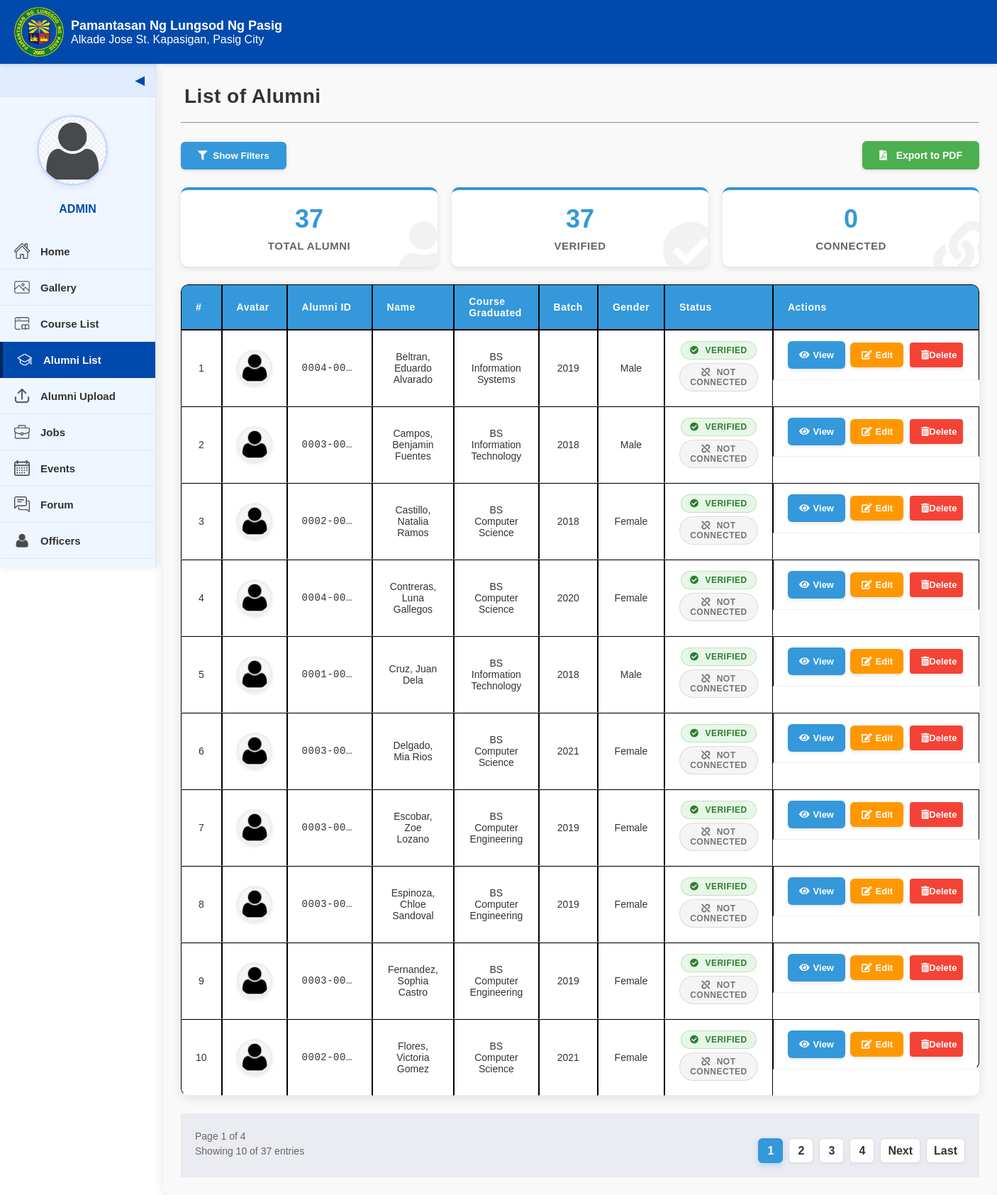
Page /admin-alumni-list.php on the committed database.
### tables this page shows
CREATE TABLE `alumnus_bio` (
  `id` int(11) NOT NULL,
  `alumni_id` varchar(20) NOT NULL,
  `firstname` varchar(200) NOT NULL,
  `middlename` varchar(200) NOT NULL,
  `lastname` varchar(200) NOT NULL,
  `gender` varchar(20) NOT NULL,
  `batch` year(4) NOT NULL,
  `course_id` int(30) NOT NULL,
  `email` varchar(250) NOT NULL,
  `connected_to` tinyint(1) NOT NULL,
  `avatar` text NOT NULL,
  `status` tinyint(1) NOT NULL DEFAULT 0 COMMENT '0= Unverified, 1= Verified',
  `date_created` date NOT NULL DEFAULT current_timestamp()
);

CREATE TABLE `courses` (
  `id` int(30) NOT NULL,
  `course` text NOT NULL,
  `about` text NOT NULL
);

### admin-alumni-list.php (the view, shortened to what this page needs)
<?php
include 'admin/db_connect.php';
$page = isset($_GET['page']) ? intval($_GET['page']) : 1;
$items_per_page = 10;
$offset = ($page - 1) * $items_per_page;
$filter_conditions = [];
$params = [];
$where_clause = count($filter_conditions) > 0 ? " WHERE " . implode(" AND ", $filter_conditions) : "";
$count_query = "SELECT COUNT(*) as total FROM alumnus_bio a LEFT JOIN courses c ON a.course_id = c.id" . $where_clause;
$stmt_count = $conn->prepare($count_query);
$stmt_count->execute();
$count_result = $stmt_count->get_result();
$count_row = $count_result->fetch_assoc();
$total_records = $count_row['total'];
$total_pages = ceil($total_records / $items_per_page);
$alumni_query = "SELECT a.*, c.course as course_name FROM alumnus_bio a
                LEFT JOIN courses c ON a.course_id = c.id" .
                $where_clause .
                " ORDER BY a.lastname ASC LIMIT ?, ?";
$stmt = $conn->prepare($alumni_query);
if (count($params) > 0) {
    $params[] = $offset;
    $params[] = $items_per_page;
    $types = str_repeat('s', count($params) - 2) . 'ii';
    $stmt->bind_param($types, ...$params);
} else {
    $stmt->bind_param("ii", $offset, $items_per_page);
}
$stmt->execute();
$alumni_result = $stmt->get_result();
$verified_query = "SELECT COUNT(*) as verified FROM alumnus_bio WHERE status = 1";
$verified_result = $conn->query($verified_query);
$verified_row = $verified_result->fetch_assoc();
$verified_count = $verified_row['verified'];
$connected_query = "SELECT COUNT(*) as connected FROM alumnus_bio WHERE connected_to = 1";
$connected_result = $conn->query($connected_query);
$connected_row = $connected_result->fetch_assoc();
$connected_count = $connected_row['connected'];
function build_query_params($exclude = []) {
    $params = $_GET;
    foreach ($exclude as $param) {
        unset($params[$param]);
    }
    return http_build_query($params);
}
?>
<!DOCTYPE html>
<html lang="en">
<head>
    <link rel="stylesheet" href="style.css">
    <link rel="stylesheet" href="admin-alumni-list.css">
    <link rel="stylesheet" href="https://cdnjs.cloudflare.com/ajax/libs/font-awesome/5.15.4/css/all.min.css">
</head>
<body>
    <div class="interface-header">
        <img src="images/logo.png" alt="PLP Logo" class="logo-interface">
        <div class="text">
            <div class="school-name">Pamantasan Ng Lungsod Ng Pasig</div>
            <p class="p-size">Alkade Jose St. Kapasigan, Pasig City</p>
        </div>
    </div>
    <div id="al-content">
        <div class="sidebar" id="sidebar">
            <div class="toggle-btn" onclick="toggleSidebar()">&#x25C0;</div>
            <div class="sidebar-content">
                <div class="profile-section">
                    <a class="profile-pic">
                        <img src="images/avatar.png" alt="Profile Picture">
                    </a>
                    <div class="profile-name">ADMIN</div>
                </div>
                <a href="admin-home.php"><img src="images/home.png" alt="Home"><span>Home</span></a>
                <a href="admin-gallery.php"><img src="images/gallery.png" alt="Gallery"><span>Gallery</span></a>
                <a href="admin-course-list.php"><img src="images/course-list.png" alt="Course List"><span>Course List</span></a>
                <a href="admin-alumni-list.php" class="active"><img src="images/alumni_list.png" alt="Alumni List"><span>Alumni List</span></a>
                <a href="admin-alumni-upload.php"><img src="images/upload.png" alt="Alumni Upload"><span>Alumni Upload</span></a>
                <a href="admin-job.php"><img src="images/jobs.png" alt="Jobs"><span>Jobs</span></a>
                <a href="admin-event.php"><img src="images/calendar.png" alt="Events"><span>Events</span></a>
                <a href="admin-forums.php"><img src="images/forums.png" alt="Forum"><span>Forum</span></a>
                <a href="admin-officers.php"><img src="images/officer.png" alt="Officers"><span>Officers</span></a>
                <a href="admin-system-setting.php"><img src="images/settings.png" alt="System Settings"><span>System Settings</span></a>
            </div>
        </div>
        <div class="al-main-content">
            <header>List of Alumni</header>
            <hr>
            <div class="filter-container">
                <button id="toggle-filters" class="toggle-filters-btn">Show Filters</button>
                <a href="export_alumni_pdf.php?<?php echo build_query_params([]); ?>" target="_blank" class="export-pdf-btn">
                    <i class="fas fa-file-pdf"></i> Export to PDF
                </a>
            </div>
            <div class="alumni-stats">
                <div class="stat-box">
                    <span class="stat-number"><?php echo $total_records; ?></span>
                    <span class="stat-label">Total Alumni</span>
                </div>
                <div class="stat-box">
                    <span class="stat-number"><?php echo $verified_count; ?></span>
                    <span class="stat-label">Verified</span>
                </div>
                <div class="stat-box">
                    <span class="stat-number"><?php echo $connected_count; ?></span>
                    <span class="stat-label">Connected</span>
                </div>
            </div>
            <div class="table-alist">
                <table>
                    <tr>
                        <th>#</th>
                        <th>Avatar</th>
                        <th>Alumni ID</th>
                        <th>Name</th>
                        <th>Course Graduated</th>
                        <th>Batch</th>
                        <th>Gender</th>
                        <th>Status</th>
                        <th>Actions</th>
                    </tr>
                    <?php
                    if($alumni_result->num_rows > 0):
                        $count = $offset + 1;
                        while($row = $alumni_result->fetch_assoc()):
                            $avatar = !empty($row['avatar']) ? $row['avatar'] : 'images/avatar.png';
                            $status_badge = $row['status'] == 1 ? 'verified' : 'unverified';
                            $connection_badge = $row['connected_to'] == 1 ? 'connected' : 'not-connected';
                    ?>
                    <tr>
                        <td><?php echo $count++; ?></td>
                        <td class="avatar-cell">
                            <img src="<?php echo $avatar; ?>" alt="Avatar" class="alumni-avatar">
                        </td>
                        <td><?php echo htmlspecialchars($row['alumni_id']); ?></td>
                        <td><?php echo htmlspecialchars($row['lastname'] . ', ' . $row['firstname'] . ' ' . $row['middlename']); ?></td>
                        <td><?php echo htmlspecialchars($row['course_name']); ?></td>
                        <td><?php echo htmlspecialchars($row['batch']); ?></td>
                        <td><?php echo htmlspecialchars($row['gender']); ?></td>
                        <td>
                            <span class="status-badge <?php echo $status_badge; ?>">
                                <?php echo $status_badge; ?>
                            </span>
                            <span class="status-badge <?php echo $connection_badge; ?>">
                                <?php echo str_replace('-', ' ', $connection_badge); ?>
                            </span>
                        </td>
                        <td class="action-buttons">
                            <a href="view_alumni.php?id=<?php echo $row['alumni_id']; ?>" class="btn-view">View</a>
                            <a href="edit_alumni.php?id=<?php echo $row['alumni_id']; ?>" class="btn-edit">Edit</a>
                            <button type="button" class="btn-delete" onclick="confirmDelete('<?php echo $row['alumni_id']; ?>')">Delete</button>
                        </td>
                    </tr>
                    <?php
                        endwhile;
                    endif; ?>
                </table>
            </div>
            <div class="list-foot">
                <div class="pagination-info">
                    <span>Page <?php echo $page; ?> of <?php echo max(1, $total_pages); ?></span>
                    <span>Showing <?php echo min($total_records, $items_per_page); ?> of <?php echo $total_records; ?> entries</span>
                </div>
                <div class="pagination">
                    <?php
                    $start_page = max(1, $page - 2);
                    $end_page = min(max(1, $total_pages), $start_page + 4);
                    for($i = $start_page; $i <= $end_page; $i++):
                    ?>
                        <a href="?page=<?php echo $i; ?>&<?php echo build_query_params(['page']); ?>" class="page-link <?php echo ($i == $page) ? 'active' : ''; ?>"><?php echo $i; ?></a>
                    <?php endfor; ?>
                    <?php if($page < $total_pages): ?>
                        <a href="?page=<?php echo $page+1; ?>&<?php echo build_query_params(['page']); ?>" class="page-link">Next</a>
                        <a href="?page=<?php echo $total_pages; ?>&<?php echo build_query_params(['page']); ?>" class="page-link">Last</a>
                    <?php endif; ?>
                </div>
            </div>
        </div>
    </div>
</body>
</html>

### style.css (style rules this page uses)
* { margin: 0; padding: 0; box-sizing: border-box; overscroll-behavior: none; }
body { font-family: Arial, sans-serif; background-color: #ffffff; }
.text { display: flex; flex-direction: column; }
.school-name { font-size: 18px; color: #003366; font-weight: bold; }
.interface-header { background-color: #004aad; color: white; padding: 10px 20px; display: flex; align-items: center; position: fixed; top: 0; left: 0; width: 100%; z-index: 100; box-shadow: 0 2px 5px rgba(0, 0, 0, 0.1); height: 90px; }
.interface-header .school-name { color: white; }
.logo-interface { height: 70px; margin-right: 10px; }
.sidebar { background-color: #f0f6ff; width: 220px; height: calc(100vh - 90px); position: fixed; top: 90px; left: 0; display: flex; flex-direction: column; transition: all 0.3s ease; z-index: 5; overflow: hidden; box-shadow: 2px 0 10px rgba(0, 0, 0, 0.1); border-right: 1px solid #d9e5f6; }
.sidebar-content { width: 100%; display: flex; flex-direction: column; align-items: center; max-height: calc(100vh - 90px); overflow-y: auto; padding: 0 0 20px 0; -ms-overflow-style: none; scrollbar-width: none; }
.profile-section { display: flex; flex-direction: column; align-items: center; margin: 25px 0; padding: 0 10px; width: 100%; }
.profile-pic { position: relative; margin-bottom: 15px; text-align: center; width: 100%; }
.profile-pic img { width: 100px; height: 100px; border-radius: 50%; cursor: pointer; object-fit: cover; border: 3px solid #b7d0ff; transition: all 0.3s ease; box-shadow: 0 3px 10px rgba(0, 0, 0, 0.1); }
.profile-name { margin-top: 5px; font-size: 16px; font-weight: bold; color: #004aad; text-align: center; transition: all 0.3s ease; }
.toggle-btn { background-color: #e1ecff; color: #004aad; width: 100%; text-align: right; padding: 12px 15px; cursor: pointer; font-size: 18px; border-bottom: 1px solid #d9e5f6; transition: all 0.3s ease; }
.sidebar-content a { display: flex; align-items: center; width: 100%; color: #333; text-decoration: none; padding: 14px 20px; font-weight: bold; transition: all 0.3s ease; border-bottom: 1px solid rgba(0, 0, 0, 0.05); }
.profile-section .profile-pic { display: block; width: 100%; padding: 0; margin-bottom: 15px; text-align: center; border-bottom: none; }
.sidebar-content .profile-section a.profile-pic { display: block; text-align: center; padding: 0; border-bottom: none; width: 100%; }
.sidebar-content a img { width: 22px; height: 22px; margin-right: 15px; transition: all 0.3s ease; opacity: 0.7; }
.sidebar-content a span { transition: all 0.3s ease; font-size: 15px; }
.sidebar-content a.active { background-color: #004aad; color: white; border-left: 4px solid #002855; }
.sidebar-content a.active img { filter: brightness(0) invert(1); opacity: 1; }
.sidebar:not(.collapsed) .profile-pic img { width: 100px; height: 100px; border-width: 3px; }
.export-pdf-btn { display: inline-block; background-color: #e74c3c; color: white; padding: 8px 12px; border-radius: 4px; text-decoration: none; margin-left: 10px; font-size: 14px; transition: background-color 0.3s; }
.export-pdf-btn i { margin-right: 5px; }
#al-content { display: flex; position: relative; }
.al-main-content { flex-grow: 1; padding: 20px; background-color: white; margin-left: 230px; margin-top: 90px; }
.al-main-content header { font-size: 26px; padding: 5px; font-weight: bold; margin-bottom: 10px; }
.table-alist table { width: 100%; border-collapse: collapse; }
.table-alist th, .table-alist td { border: 1px solid black; padding: 8px; text-align: center; }
.table-alist button, .btn-edit { width: 75px; height: 35px; border: none; color: white; font-weight: bold; cursor: pointer; border-radius: 4px; margin: 2px; text-align: center; display: inline-block; }
.btn-edit { background-color: #ffc107; color: black; text-decoration: none; line-height: 35px; }
.btn-delete { background-color: #dc3545; }
.list-foot { background: #ebecf1; padding: 20px; }
table { width: 100%; border-collapse: collapse; background: white; }
table th, table td { border: 1px solid #ccc; padding: 10px; text-align: center; }
table th { background-color: #d9e5f6; }
table img { width: 80px; height: 80px; object-fit: cover; }
.pagination { display: flex; justify-content: center; align-items: center; margin-top: 15px; gap: 10px; }

### rows in the picture
alumnus_bio: avatar (placeholder picture), alumni "0004-00…", lastname+firstname+middlename "Beltran, Eduardo Alvarado", course.course "BS Information Systems", batch "2019", gender "Male", status "VERIFIED", connected_to "NOT CONNECTED"
alumnus_bio: avatar (placeholder picture), alumni "0003-00…", lastname+firstname+middlename "Campos, Benjamin Fuentes", course.course "BS Information Technology", batch "2018", gender "Male", status "VERIFIED", connected_to "NOT CONNECTED"
alumnus_bio: avatar (placeholder picture), alumni "0002-00…", lastname+firstname+middlename "Castillo, Natalia Ramos", course.course "BS Computer Science", batch "2018", gender "Female", status "VERIFIED", connected_to "NOT CONNECTED"
alumnus_bio: avatar (placeholder picture), alumni "0004-00…", lastname+firstname+middlename "Contreras, Luna Gallegos", course.course "BS Computer Science", batch "2020", gender "Female", status "VERIFIED", connected_to "NOT CONNECTED"
alumnus_bio: avatar (placeholder picture), alumni "0001-00…", lastname+firstname+middlename "Cruz, Juan Dela", course.course "BS Information Technology", batch "2018", gender "Male", status "VERIFIED", connected_to "NOT CONNECTED"
alumnus_bio: avatar (placeholder picture), alumni "0003-00…", lastname+firstname+middlename "Delgado, Mia Rios", course.course "BS Computer Science", batch "2021", gender "Female", status "VERIFIED", connected_to "NOT CONNECTED"
alumnus_bio: avatar (placeholder picture), alumni "0003-00…", lastname+firstname+middlename "Escobar, Zoe Lozano", course.course "BS Computer Engineering", batch "2019", gender "Female", status "VERIFIED", connected_to "NOT CONNECTED"
alumnus_bio: avatar (placeholder picture), alumni "0003-00…", lastname+firstname+middlename "Espinoza, Chloe Sandoval", course.course "BS Computer Engineering", batch "2019", gender "Female", status "VERIFIED", connected_to "NOT CONNECTED"
alumnus_bio: avatar (placeholder picture), alumni "0003-00…", lastname+firstname+middlename "Fernandez, Sophia Castro", course.course "BS Computer Engineering", batch "2019", gender "Female", status "VERIFIED", connected_to "NOT CONNECTED"
alumnus_bio: avatar (placeholder picture), alumni "0002-00…", lastname+firstname+middlename "Flores, Victoria Gomez", course.course "BS Computer Science", batch "2021", gender "Female", status "VERIFIED", connected_to "NOT CONNECTED"

### other values in the picture
$total_records "37"
$verified_count "37"
$connected_count "0"
$page "1"
max(1, $total_pages) "4"
min($total_records, $items_per_page) "10"
